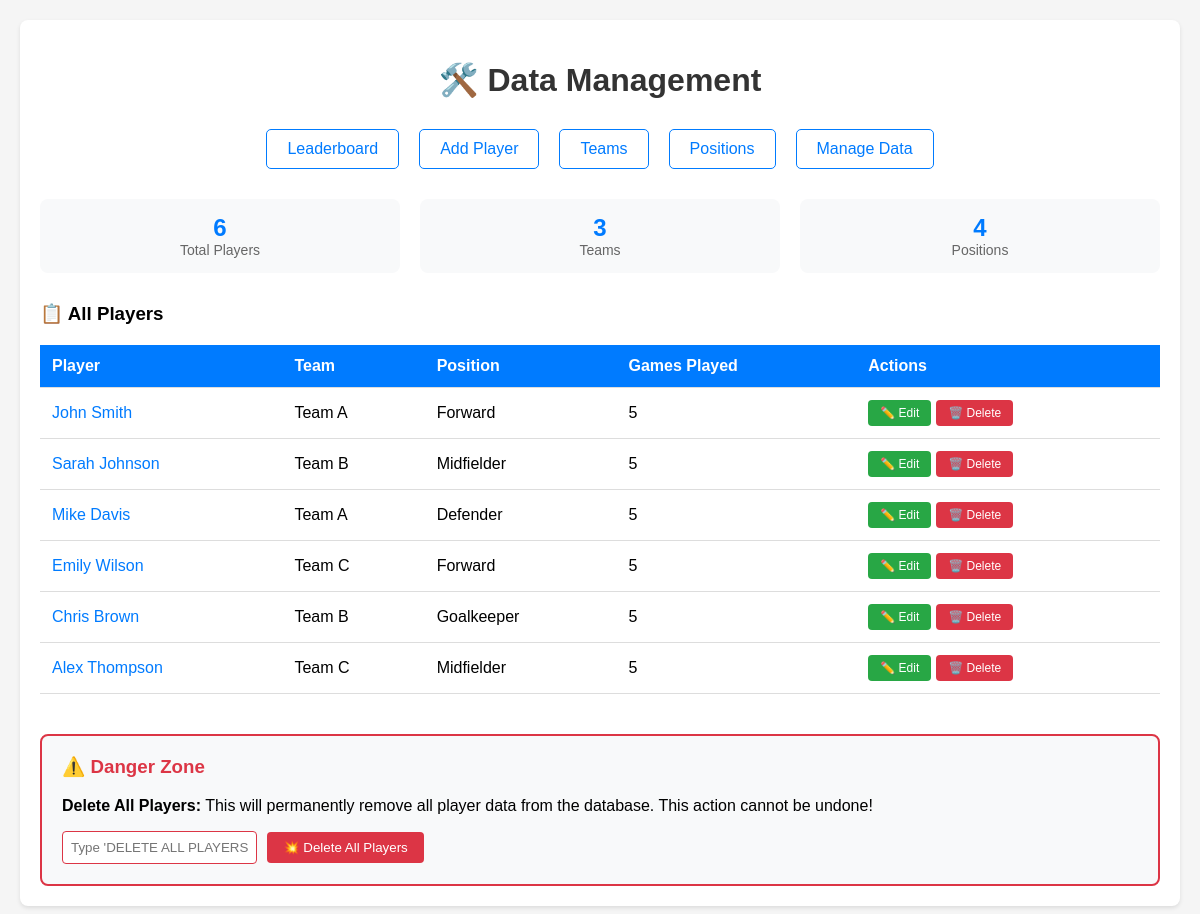
Screenshot of /manage_data with the database file from the repository.
### tables this page shows
CREATE TABLE players (
                    id INTEGER PRIMARY KEY AUTOINCREMENT,
                    name TEXT UNIQUE NOT NULL,
                    team TEXT NOT NULL,
                    position TEXT NOT NULL,
                    scores TEXT NOT NULL,
                    final_score REAL DEFAULT 0.0
                , is_on_my_team BOOLEAN DEFAULT 0);

### app.py (the view)
@app.route('/manage_data')
def manage_data():
    players = fantasy_app.db.get_all_players()
    return render_template('manage_data.html', players=players)

### database.py (called while the page is built)
    def get_all_players(self):
        with sqlite3.connect(self.db_path) as conn:
            cursor = conn.cursor()
            cursor.execute('SELECT name, team, position, scores, is_on_my_team FROM players')
            rows = cursor.fetchall()
            players = []
            for row in rows:
                name, team, position, scores_json, is_on_my_team = row
                scores = json.loads(scores_json)
                player = Player(name, team, position, scores, bool(is_on_my_team))
                players.append(player)
            return players

### templates/manage_data.html (shortened to what this page needs)
<!DOCTYPE html>
<html lang="en">
<head>
</head>
<body>
    <div class="container">
        <h1>🛠️ Data Management</h1>
        <div class="nav">
            <a href="{{ url_for('index') }}">Leaderboard</a>
            <a href="{{ url_for('add_player') }}">Add Player</a>
            <a href="{{ url_for('teams') }}">Teams</a>
            <a href="{{ url_for('positions') }}">Positions</a>
            <a href="{{ url_for('manage_data') }}">Manage Data</a>
        </div>
        <div class="stats">
            <div class="stat-card">
                <div class="stat-number">{{ players|length }}</div>
                <div class="stat-label">Total Players</div>
            </div>
            <div class="stat-card">
                <div class="stat-number">{{ players|map(attribute='team')|unique|list|length }}</div>
                <div class="stat-label">Teams</div>
            </div>
            <div class="stat-card">
                <div class="stat-number">{{ players|map(attribute='position')|unique|list|length }}</div>
                <div class="stat-label">Positions</div>
            </div>
        </div>
        <h3>📋 All Players</h3>
        <table>
            <thead>
                <tr>
                    <th>Player</th>
                    <th>Team</th>
                    <th>Position</th>
                    <th>Games Played</th>
                    <th>Actions</th>
                </tr>
            </thead>
            <tbody>
                {% for player in players %}
                <tr>
                    <td>
                        <a href="{{ url_for('player_detail', player_name=player.name) }}" class="player-link">
                            {{ player.name }}
                        </a>
                    </td>
                    <td>{{ player.team }}</td>
                    <td>{{ player.position }}</td>
                    <td>{{ player.scores|length }}</td>
                    <td>
                        <div class="action-buttons">
                            <a href="{{ url_for('edit_player', player_name=player.name) }}" class="btn btn-edit">
                                ✏️ Edit
                            </a>
                            <form method="POST" action="{{ url_for('delete_player', player_name=player.name) }}"
                                  onsubmit="return confirm('Are you sure you want to delete {{ player.name }}? This cannot be undone.')"
                                  style="display: inline;">
                                <button type="submit" class="btn btn-delete">🗑️ Delete</button>
                            </form>
                        </div>
                    </td>
                </tr>
                {% endfor %}
            </tbody>
        </table>
        <div class="danger-zone">
            <h3>⚠️ Danger Zone</h3>
            <p><strong>Delete All Players:</strong> This will permanently remove all player data from the database. This action cannot be undone!</p>
            <form method="POST" action="{{ url_for('delete_all_players') }}" class="danger-form">
                <input type="text" name="confirmation" placeholder="Type 'DELETE ALL PLAYERS' to confirm" required>
                <button type="submit" onclick="return confirm('Are you ABSOLUTELY sure? This will delete ALL player data!')">
                    💥 Delete All Players
                </button>
            </form>
        </div>
    </div>
</body>
</html>

### templates/manage_data.html (style rules this page uses)
body { font-family: Arial, sans-serif; margin: 0; padding: 20px; background-color: #f5f5f5; }
.container { max-width: 1200px; margin: 0 auto; background-color: white; padding: 20px; border-radius: 8px; box-shadow: 0 2px 4px rgba(0,0,0,0.1); }
h1 { color: #333; text-align: center; margin-bottom: 30px; }
.nav { display: flex; justify-content: center; gap: 20px; margin-bottom: 30px; }
.nav a { text-decoration: none; color: #007bff; padding: 10px 20px; border-radius: 5px; border: 1px solid #007bff; }
table { width: 100%; border-collapse: collapse; margin-top: 20px; }
th, td { padding: 12px; text-align: left; border-bottom: 1px solid #ddd; }
th { background-color: #007bff; color: white; }
.player-link { color: #007bff; text-decoration: none; }
.action-buttons { display: flex; gap: 5px; }
.btn { padding: 6px 12px; text-decoration: none; border-radius: 4px; font-size: 12px; border: none; cursor: pointer; }
.btn-edit { background-color: #28a745; color: white; }
.btn-delete { background-color: #dc3545; color: white; }
.danger-zone { margin-top: 40px; border: 2px solid #dc3545; border-radius: 8px; padding: 20px; background-color: #f8f9fa; }
.danger-zone h3 { color: #dc3545; margin-top: 0; }
.danger-form { display: flex; gap: 10px; align-items: center; margin-top: 15px; }
.danger-form input { padding: 8px; border: 1px solid #dc3545; border-radius: 4px; }
.danger-form button { background-color: #dc3545; color: white; padding: 8px 16px; border: none; border-radius: 4px; cursor: pointer; }
.stats { display: grid; grid-template-columns: repeat(auto-fit, minmax(200px, 1fr)); gap: 20px; margin-bottom: 30px; }
.stat-card { background-color: #f8f9fa; padding: 15px; border-radius: 8px; text-align: center; }
.stat-number { font-size: 24px; font-weight: bold; color: #007bff; }
.stat-label { color: #666; font-size: 14px; }

### rows the page displays
players: name "John Smith", team "Team A", position "Forward", scores|length "5"
players: name "Sarah Johnson", team "Team B", position "Midfielder", scores|length "5"
players: name "Mike Davis", team "Team A", position "Defender", scores|length "5"
players: name "Emily Wilson", team "Team C", position "Forward", scores|length "5"
players: name "Chris Brown", team "Team B", position "Goalkeeper", scores|length "5"
players: name "Alex Thompson", team "Team C", position "Midfielder", scores|length "5"

### other values shown
{{ players|length }} "6"
{{ players|map(attribute='team')|unique|list|length }} "3"
{{ players|map(attribute='position')|unique|list|length }} "4"
